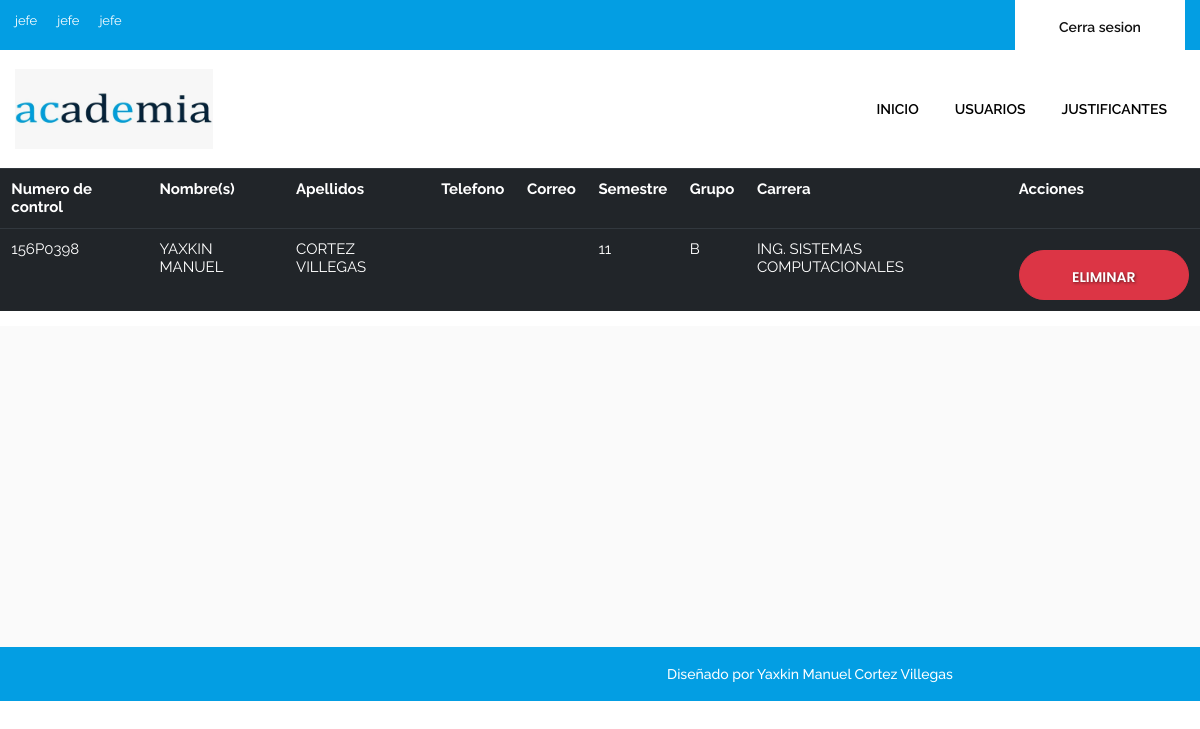
The page /vistas/R_usuarios/listar.php (signed in) on the database its author committed.
### tables this page shows
CREATE TABLE `jefe_carrera` (
  `num_control` varchar(100) NOT NULL,
  `nombre` varchar(200) NOT NULL,
  `apellidos` varchar(200) NOT NULL,
  `contra` varchar(200) NOT NULL,
  `telefono` varchar(200) NOT NULL,
  `correo` varchar(200) NOT NULL
);

CREATE TABLE `alumnos` (
  `num_control` varchar(100) NOT NULL,
  `nombre` varchar(200) NOT NULL,
  `apellidos` varchar(200) DEFAULT NULL,
  `contra` varchar(200) DEFAULT NULL,
  `telefono` varchar(200) NOT NULL,
  `correo` varchar(200) NOT NULL,
  `semestre` varchar(10) NOT NULL,
  `carrera` int(11) NOT NULL,
  `grupo` varchar(10) NOT NULL
);

CREATE TABLE `carrera` (
  `id_carrera` int(11) NOT NULL,
  `nombre_carrera` varchar(30) NOT NULL
);

### vistas/R_usuarios/listar.php (the view, shortened to what this page needs)
<?php
include "../../modelos/conexion.php";
$iduser = $_SESSION['num_control'];
$sql = "SELECT * FROM jefe_carrera WHERE num_control='$iduser'";
$resultado = $conn->query($sql);
$row = $resultado->fetch_assoc();
?>
<!doctype html>
<html>
<head>
    <link rel="stylesheet" href="../../css/bootstrap.min.css" />
    <link rel="stylesheet" href="../../css/style.css" />
    <link rel="stylesheet" href="../../css/responsive.css" />
    <link rel="stylesheet" href="../../css/colors1.css" />
    <link rel="stylesheet" href="../../css/custom.css" />
    <link rel="stylesheet" href="../../css/animate.css" />
    <link rel="stylesheet" type="text/css" href="../../revolution/css/settings.css" />
    <link rel="stylesheet" type="text/css" href="../../revolution/css/layers.css" />
    <link rel="stylesheet" type="text/css" href="../../revolution/css/navigation.css" />
</head>
<header id="default_theme" class="it_service">
    <div class="header_top">
        <div class="container">
            <div class="row">
                <div class="col-md-8">
                    <div class="full">
                        <div class="topbar-left">
                            <ul class="list-inline">
                                <li> <?php echo $row['num_control'] ?> </li>
                                <li> <?php echo $row['nombre'] ?> </li>
                                <li> <?php echo $row['apellidos'] ?> </li>
                            </ul>
                        </div>
                    </div>
                </div>
                <div class="col-md-4 right_section_header_top">
                    <div class="float-right">
                        <div class="make_appo"> <a class="btn white_btn" href="../../modelos/salir.php">Cerra sesion</a>
                        </div>
                    </div>
                </div>
            </div>
        </div>
    </div>
    <div class="header_bottom">
        <div class="container">
            <div class="row">
                <div class="col-lg-3 col-md-12 col-sm-12 col-xs-12">
                    <div class="logo"> <a href="../../vistas/admin.php"><img src="../../images/logos/academica.png"
                                alt="logo" /></a> </div>
                </div>
                <div class="col-lg-9 col-md-12 col-sm-12 col-xs-12">
                    <div class="menu_side">
                        <div id="navbar_menu">
                            <ul class="first-ul">
                                <li> <a href="../admin.php">Inicio</a></li>
                                <li> <a>Usuarios</a>
                                </li>
                                <li> <a href="../Tjustificante/mostrarJustificante.php">Justificantes</a></li>
                        </div>
                    </div>
                </div>
            </div>
        </div>
    </div>
</header>
<body id="default_theme" class="it_service">
        <table class="table table-hover table-dark">
            <tr>
                <th scope="col">Numero de control</th>
                <th scope="col">Nombre(s)</th>
                <th scope="col">Apellidos</th>
                <th scope="col">Telefono</th>
                <th scope="col">Correo</th>
                <th scope="col">Semestre</th>
                <th scope="col">Grupo</th>
                <th scope="col">Carrera</th>
                <th scope="col">Acciones</th>
            </tr>
            <?php
    $sql2="SELECT a.num_control, a.nombre, a.apellidos, a.telefono, a.correo, a.semestre, a.grupo, c.nombre_carrera
    FROM alumnos a, carrera c
    WHERE a.carrera     = c.id_carrera
    ORDER BY nombre";
    $result = mysqli_query($conn,$sql2);
    while ($mostrar = mysqli_fetch_array($result))
    {
  ?>
            <tr>
                <td><?php echo $mostrar['num_control'] ?></th>
                <td><?php echo $mostrar['nombre'] ?></td>
                <td><?php echo $mostrar['apellidos'] ?></td>
                <td><?php echo $mostrar['telefono'] ?></td>
                <td><?php echo $mostrar['correo'] ?></td>
                <td><?php echo $mostrar['semestre'] ?></td>
                <td><?php echo $mostrar['grupo'] ?></td>
                <td><?php echo $mostrar['nombre_carrera'] ?></td>
                <td>
                    <a class="btn btn-danger btn-sm"
                        href="../../modelos/eliminarUsuario.php?matricula=<?php echo $mostrar['num_control'];?>">Eliminar</a>
                </td>
            </tr>
            <?php
    }
  ?>
        </table>
        <footer>
            <div class="cprt">
                <p>Diseñado por Yaxkin Manuel Cortez Villegas</p>
            </div>
        </footer>
</body>
</html>

### css/style.css (style rules this page uses)
* { margin: 0; padding: 0; outline: none !important; box-sizing: border-box; }
html, body { color: #898989; font-size: 15px; font-family: 'Raleway', sans-serif; line-height: normal; font-weight: 400; overflow-x: hidden; }
body { overflow-x: hidden; }
a { color: #1f1f1f; text-decoration: none !important; outline: none !important; -webkit-transition: all .3s ease-in-out; -moz-transition: all .3s ease-in-out; -ms-transition: all .3s ease-in-out; -o-transition: all .3s ease-in-out; transition: all .3s ease-in-out; }
ol, ul { list-style: none; margin: 0; }
a { color: #000; text-decoration: none; outline: none; }
a, .btn { text-decoration: none !important; outline: none !important; -webkit-transition: all .3s ease-in-out; -moz-transition: all .3s ease-in-out; -ms-transition: all .3s ease-in-out; -o-transition: all .3s ease-in-out; transition: all .3s ease-in-out; }
a.btn, button.btn { min-width: 170px; height: 50px; border-radius: 100px; padding: 0; text-align: center; line-height: 52px; font-size: 14px; font-weight: 600; text-transform: uppercase; margin-top: 10px; color: #fff; border: solid transform 1px; text-shadow: 1px 1px 3px rgba(0, 0, 0, .5); position: relative; font-family: 'Poppins', sans-serif; }
button.btn.white_btn, a.btn.white_btnbutton.btn.white_btn, a.btn.white_btn { background: #fff; padding: 0 50px; }
p { color: #707070; font-size: 15px; line-height: 21px; }
.container { width: 1200px; max-width: 1200px; }
.full { width: 100%; float: left; margin: 0; padding: 0; }
header { position: relative; z-index: 1; }
.header_top { min-height: 50px; }
.header_bottom { min-height: auto; }
.header_top ul { list-style: none; margin: 10px 0; padding: 0; }
.header_top ul li { font-size: 14px; color: #fff; float: left; }
.logo { float: left; margin: 19px 0 19px; position: relative; left: 0; }
.logo img { height: 80px; }
.make_appo { float: right; }
.make_appo .btn.white_btn { margin: 0; border-radius: 0; font-weight: 600; padding: 0 35px; font-family: 'Raleway', sans-serif; }
.topbar-left { float: left; }
.header_top .topbar-left .list-inline { float: left; margin: 13px 0; }
.header_top ul li { font-size: 13px; color: #fff; float: left; margin-right: 20px; }
.header_bottom { position: relative; z-index: 9; }
.menu_side { float: right; width: auto; }
#navbar_menu, #navbar_menu ul, #navbar_menu ul li, #navbar_menu ul li a, #navbar_menu #menu-button { margin: 0; padding: 0; border: 0; list-style: none; line-height: 1; display: block; -webkit-box-sizing: border-box; -moz-box-sizing: border-box; box-sizing: border-box; }
#navbar_menu ul, #navbar_menu ul li, #navbar_menu ul li a, #navbar_menu #menu-button { position: relative; }
#navbar_menu:after, #navbar_menu>ul:after { content: "."; display: block; clear: both; visibility: hidden; line-height: 0; height: 0; }
#navbar_menu { margin: 37px 0 0 0; float: left; }
#navbar_menu>ul>li { float: left; }
#navbar_menu>ul>li>a { padding: 15px 18px; font-size: 14px; color: #000; font-weight: 600; text-transform: uppercase; }
header .header_top, header .header_bottom, section, footer, .bottom_footer, .light_silver, .bottom_silver_section { float: left; width: 100%; }
footer { background: #fafafa; min-height: 375px; padding: 45px 0; position: relative; }
footer p { color: #666; font-size: 14px; line-height: 24px; font-weight: 500; }
.cprt { width: 100%; text-align: center; position: absolute; bottom: 0; float: left; height: auto; left: 0; padding: 18px 0; padding-left: 35%; }
.cprt p { color: #fff; margin: 0; font-size: 14px; }
.cprt p { line-height: 18px; padding: 0 15px; }

### rows shown on the page
jefe_carrera: num_control "jefe", nombre "jefe", apellidos "jefe"
alumnos: num_control "156P0398", nombre "YAXKIN MANUEL", apellidos "CORTEZ VILLEGAS", semestre "11", grupo "B", carrera.nombre_carrera "ING. SISTEMAS COMPUTACIONALES"
